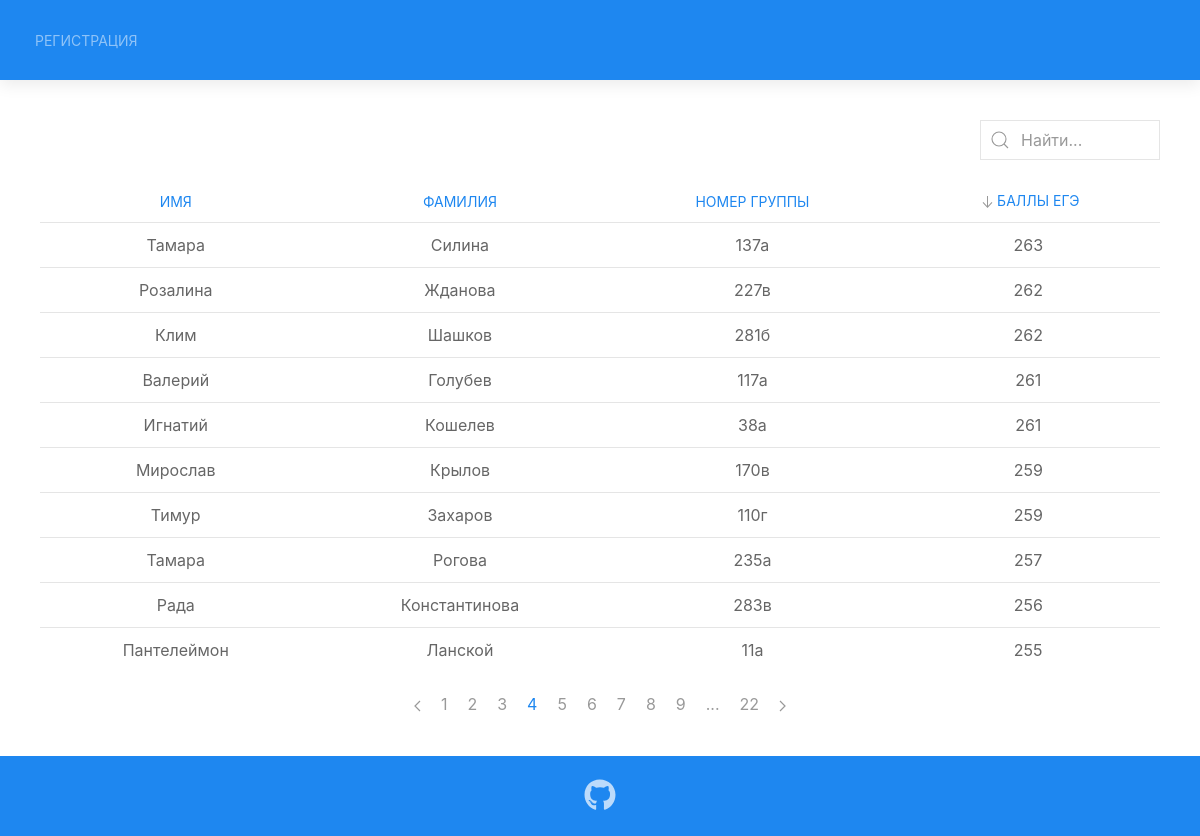
Screenshot of /?page=4&order=exam_score&direction=DESC with the database file from the repository.
### tables this page shows
CREATE TABLE `students` (
  `id` int(11) NOT NULL,
  `name` varchar(50) NOT NULL,
  `surname` varchar(50) NOT NULL,
  `gender` enum('m','f') NOT NULL,
  `group_number` varchar(5) NOT NULL,
  `email` varchar(255) NOT NULL,
  `exam_score` smallint(3) NOT NULL,
  `birth_year` year(4) NOT NULL,
  `residence` enum('resident','nonresident') NOT NULL,
  `hash` varchar(200) NOT NULL
);

### app/controllers/BaseController.php (called while the page is built, shortened)
<?php
abstract class BaseController
{
    protected function render($file, array $params = [])
    {
        extract($params,EXTR_SKIP);
        return require_once "{$file}";
    }
}

### public/index.php (called while the page is built, shortened)
<?php
require_once __DIR__."/../app/bootstrap.php";
Router::load(__DIR__."/../routes.php")->getController($app)->run();

### app/helpers/Pager.php (called while the page is built, shortened)
<?php
class Pager
{
    public function calculatePositioning(int $page, int $perPage): int
    {
        return $page > 1 ? ($page * $perPage) - $perPage : 0;
    }
}

### app/helpers/UrlManager.php (called while the page is built, shortened)
<?php
class UrlManager
{
    public static function getSortingLink(int $page,
                                          string $requiredOrder,
                                          string $currentOrder,
                                          string $direction,
                                          string $search = null)
    {
        if ($requiredOrder === $currentOrder && $direction === "DESC") {
            $direction = "ASC";
        } else {
            $direction = "DESC";
        }
        return http_build_query(array(
           "page" => $page,
           "order" => $requiredOrder,
           "direction" => $direction,
           "search" => $search
        ));
    }
}

### app/database/StudentDataGateway.php (called while the page is built, shortened)
<?php
class StudentDataGateway
{
    private $pdo;
    public function __construct(\PDO $pdo)
    {
        $this->pdo = $pdo;
    }
    public function getStudents(int $offset, int $limit, string $orderBy, string $sort)
    {
        $sortingParams = $this->sanitizeSortingParams($orderBy, $sort);
        $statement = $this->pdo->prepare(
          "SELECT `name`, `surname`, `group_number`, `exam_score`
                     FROM `students`
                     ORDER BY {$sortingParams['orderBy']} {$sortingParams['sort']}
                     LIMIT :offset, :limit
          "
        );
        $statement->bindValue(":offset",$offset,\PDO::PARAM_INT);
        $statement->bindValue(":limit", $limit, \PDO::PARAM_INT);
        $statement->execute();
        return $statement->fetchAll(\PDO::FETCH_ASSOC);
    }
    private function sanitizeSortingParams(string $orderBy, string $sort)
    {
        $orderWhiteList = ["name", "surname", "group_number", "exam_score"];
        $sortingParams = array(
            "sort" => $sort,
            "orderBy" => $orderBy
        );
        return $sortingParams;
    }
}

### views/partials/students-table.php (the view, shortened to what this page needs)
<table class="uk-table uk-table-small uk-table-hover uk-table-divider students-table">
    <thead>
        <tr>
            <th class="uk-text-center"><?php
                Util::showSortingArrow("name", $order, $direction)
                ?><a href="?<?php echo htmlspecialchars(UrlManager::getSortingLink(
                    $page,
                    "name",
                    $order,
                    $direction,
                    $search
                ), ENT_QUOTES); ?>">Имя</a></th>
            <th class="uk-text-center"><?php
                Util::showSortingArrow("surname", $order, $direction)
                ?><a href="?<?php echo htmlspecialchars(UrlManager::getSortingLink(
                    $page,
                    "surname",
                    $order,
                    $direction,
                    $search
                ), ENT_QUOTES); ?>">Фамилия</a></th>
            <th class="uk-text-center"><?php
                Util::showSortingArrow("group_number", $order, $direction)
                ?><a href="?<?php echo htmlspecialchars(UrlManager::getSortingLink(
                    $page,
                    "group_number",
                    $order,
                    $direction,
                    $search
                ), ENT_QUOTES); ?>">Номер группы</a></th>
            <th class="uk-text-center"><?php
                Util::showSortingArrow("exam_score", $order, $direction)
                ?><a href="?<?php echo htmlspecialchars(UrlManager::getSortingLink(
                    $page,
                    "exam_score",
                    $order,
                    $direction,
                    $search
                ), ENT_QUOTES); ?>">Баллы ЕГЭ</a></th>
        </tr>
        </thead>
    <tbody>
        <?php foreach($students as $student): ?>
            <tr class="uk-text-center">
                <td><?php echo htmlspecialchars($student["name"], ENT_QUOTES) ?></td>
                <td><?php echo htmlspecialchars($student["surname"], ENT_QUOTES) ?></td>
                <td><?php echo htmlspecialchars($student["group_number"], ENT_QUOTES) ?></td>
                <td><?php echo htmlspecialchars($student["exam_score"], ENT_QUOTES) ?></td>
            </tr>
        <?php endforeach; ?>
    </tbody>
</table>

### public/css/styles.css (style rules this page uses)
html { height: 100%; }
body { display: flex; flex-direction: column; height: 100%; }

### rows the page displays
students: name "Тамара", surname "Силина", group_number "137а", exam_score "263"
students: name "Розалина", surname "Жданова", group_number "227в", exam_score "262"
students: name "Клим", surname "Шашков", group_number "281б", exam_score "262"
students: name "Валерий", surname "Голубев", group_number "117а", exam_score "261"
students: name "Игнатий", surname "Кошелев", group_number "38а", exam_score "261"
students: name "Мирослав", surname "Крылов", group_number "170в", exam_score "259"
students: name "Тимур", surname "Захаров", group_number "110г", exam_score "259"
students: name "Тамара", surname "Рогова", group_number "235а", exam_score "257"
students: name "Рада", surname "Константинова", group_number "283в", exam_score "256"
students: name "Пантелеймон", surname "Ланской", group_number "11а", exam_score "255"

### other values shown
$totalPages "22"
